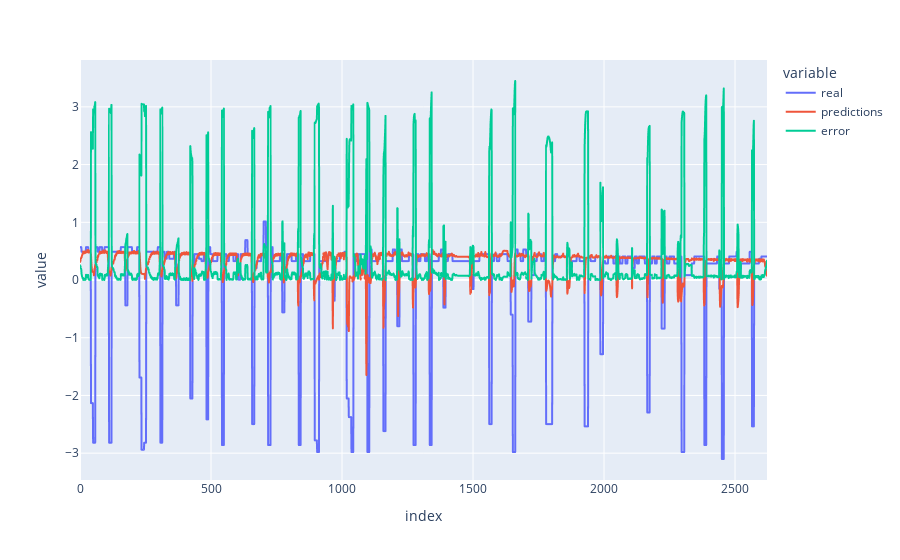

Source (notebook cell):
### Code cell
experiment_path = "model=LSTM,layers=2,forecast=10,input_length=150,dataset=Formica_04"
trained_on_channel = "dump_from_simulation_1"
model_path = os.path.join("c:\\experiments", experiment_path, trained_on_channel, "model.pt")
exp_params = parse_params(experiment_path)

metrics = run_prediction(
    model_path,
    input_steps=int(exp_params["input_length"]),
    output_steps=int(exp_params["forecast"]),
    dataset_name=exp_params["dataset"],
    channel_name=run_on_channel,
    batch_size=64,
)
print(json.dumps(metrics, indent=4))

### Figure 1 — Plotly figure (JSON) as saved in the notebook; plotly's stock layout.template omitted (floating-point values rounded to 4 significant figures; data arrays with more than 128 entries replaced by an {"elided": "..."} marker saying what was removed)
{"data": [{"hovertemplate": "variable=real<br>index=%{x}<br>value=%{y}<extra></extra>", "legendgroup": "real", "line": {"color": "#636efa", "dash": "solid"}, "marker": {"symbol": "circle"}, "mode": "lines", "name": "real", "showlegend": true, "type": "scattergl", "x": {"elided": "2623 int values"}, "xaxis": "x", "y": {"elided": "2623 float values"}, "yaxis": "y"}, {"hovertemplate": "variable=predictions<br>index=%{x}<br>value=%{y}<extra></extra>", "legendgroup": "predictions", "line": {"color": "#EF553B", "dash": "solid"}, "marker": {"symbol": "circle"}, "mode": "lines", "name": "predictions", "showlegend": true, "type": "scattergl", "x": {"elided": "2623 int values"}, "xaxis": "x", "y": {"elided": "2623 float values"}, "yaxis": "y"}, {"hovertemplate": "variable=error<br>index=%{x}<br>value=%{y}<extra></extra>", "legendgroup": "error", "line": {"color": "#00cc96", "dash": "solid"}, "marker": {"symbol": "circle"}, "mode": "lines", "name": "error", "showlegend": true, "type": "scattergl", "x": {"elided": "2623 int values"}, "xaxis": "x", "y": {"elided": "2623 float values"}, "yaxis": "y"}], "layout": {"legend": {"title": {"text": "variable"}, "tracegroupgap": 0}, "margin": {"t": 60}, "xaxis": {"anchor": "y", "domain": [0, 1], "title": {"text": "index"}}, "yaxis": {"anchor": "x", "domain": [0, 1], "title": {"text": "value"}}}}
